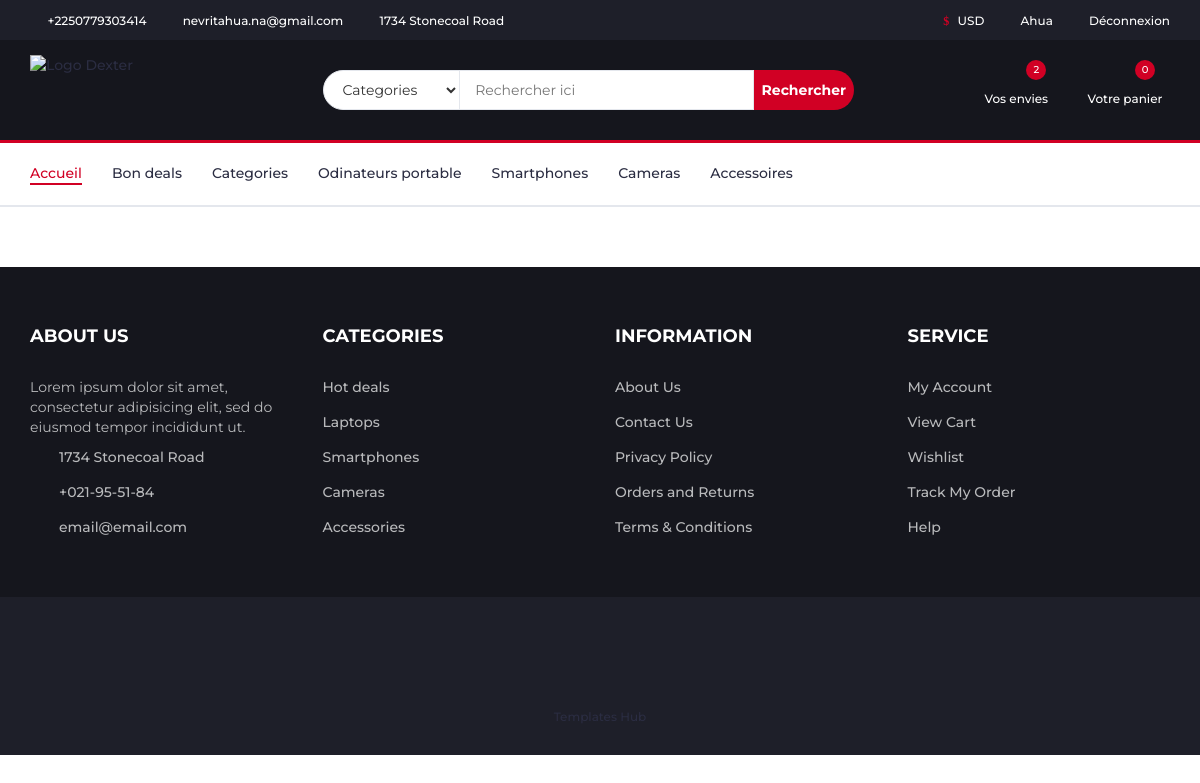
Screenshot of /cart/ (signed in) with the database file from the repository.
### accounts/models.py (models this page shows, shortened)
class Shopper(AbstractBaseUser):
    email = models.EmailField(unique=True)
    last_name = models.CharField("Nom", max_length=30)
    first_name = models.CharField("Prénoms", max_length=100)
    telephone = PhoneNumberField()
    gender = models.CharField(max_length=10)
    birthdate = models.DateField(default=timezone.now)
    date_joined = models.DateTimeField(default=timezone.now)
    last_login = models.DateTimeField(default=timezone.now)
    is_admin = models.BooleanField(default=False)
    is_active = models.BooleanField(default=True)
    is_staff = models.BooleanField(default=False)
    is_superadmin = models.BooleanField(default=False)
    objects = CustomUserManager()
    USERNAME_FIELD = 'email'
    REQUIRED_FIELDS = [
        'last_name',
        'first_name',
        'telephone',
        'gender',
        'birthdate'
    ]
    @property
    def is_staff(self):
        "Is the user a member of staff?"
        return self.is_admin

### store/models.py (models this page shows, shortened)
class WishList(models.Model):
    user = models.OneToOneField(AUTH_USER_MODEL, on_delete=models.CASCADE)
    products = models.ManyToManyField(Product)

class Cart(models.Model):
    user = models.OneToOneField(AUTH_USER_MODEL, on_delete=models.CASCADE)
    orders = models.ManyToManyField(Order)

### store/views.py (the view)
# urls.py: path('cart/', views.cart, name='cart'),
def cart(request):
    cart = get_object_or_404(Cart, user=request.user)
    return render(request, 'home/page/cart.html', context={"orders": cart.orders.all()})

### templates/home/page/cart.html (shortened to what this page needs)
{% extends "panel/base.html" %}
{% load static %}
{% block content %}
{% include "panel/header.html" %}
<div class="section">
</div>
{% include "panel/footer.html" %} {% endblock content %}

### templates/panel/header.html (shortened to what this page needs)
{% load static %}
<header>
    {% if request.path != '/cart/checkout/' %}
    <div id="top-header">
        <div class="container">
            <ul class="header-links pull-left">
                <li><a href="#"><i class="fa fa-phone"></i> {{ user.telephone }} </a></li>
                <li><a href="#"><i class="fa fa-envelope-o"></i> {{ user.email }}</a></li>
                <li><a href="#"><i class="fa fa-map-marker"></i> 1734 Stonecoal Road</a></li>
            </ul>
            <ul class="header-links pull-right">
                <li><a href="#"><i class="fa fa-dollar"></i> USD</a></li>
                {% if user.is_authenticated %}
                <li><a href="{% url 'account-manage' %}"><i class="fa fa-user-o"></i> {{ user.last_name }} </a></li>
                <li><a href="{% url 'logout' %}"><i class="fa fa-sign-out"></i> Déconnexion </a></li>
                {% else %}
                <li><a href="{% url 'signin' %}"><i class="fa fa-user-o"></i> Se connecter</a></li>
                {% endif %}
            </ul>
        </div>
    </div>
    {% endif %}
    <div id="header">
        <div class="container">
            <div class="row">
                <div class="col-md-3">
                    <div class="header-logo">
                        <a href="{% url 'accueil' %}" class="logo">
                            <img src='{% static "images/logo.png" %}' alt="Logo Dexter">
                        </a>
                    </div>
                </div>
                {% if request.path != '/cart/checkout/' %}
                <div class="col-md-6">
                    <div class="header-search">
                        <form>
                            <select class="input-select">
                                <option value="0">Categories</option>
                            </select>
                            <input class="input" placeholder="Rechercher ici">
                            <button class="search-btn">Rechercher</button>
                        </form>
                    </div>
                </div>
                {% endif %}
                {% if request.path != '/cart/checkout/' %}
                <div class="col-md-3 clearfix">
                    <div class="header-ctn">
                        <div>
                            <a href="{% url 'wishlist' %}">
                                <i class="fa fa-heart-o"></i>
                                <span>Vos envies</span>
                                {% if user.wishlist %}
                                <div class="qty">
                                    {{ user.wishlist.products.count }}
                                </div>
                                {% else %}
                                <div class="qty">
                                    0
                                </div>
                                {% endif %}
                            </a>
                        </div>
                        <div>
                            {% if user.cart %}
                            <a href="{% url 'cart' %}">
                                <i class="fa fa-shopping-cart"></i>
                                <span>Votre panier</span>
                                <div class="qty">
                                    {{ user.cart.orders.count }}
                                </div>
                            </a>
                            {% endif %}
                        </div>
                    </div>
                </div>
                {% endif %}
            </div>
        </div>
    </div>
</header>
{% include "panel/navigation.html" %}

### templates/static/style/css/style.css (style rules this page uses)
body { font-family: 'Montserrat', sans-serif; font-weight: 400; color: #333; }
a { color: #2B2D42; font-weight: 500; -webkit-transition: 0.2s color; transition: 0.2s color; }
ul, ol { margin: 0; padding: 0; list-style: none }
.input { height: 40px; padding: 0px 15px; border: 1px solid #E4E7ED; background-color: #FFF; width: 100%; }
.input-select { padding: 0px 15px; background: #FFF; border: 1px solid #E4E7ED; height: 40px; }
.section { padding-top: 30px; padding-bottom: 30px; }
#top-header { padding-top: 10px; padding-bottom: 10px; background-color: #1E1F29; }
.header-links li { display: inline-block; margin-right: 15px; font-size: 12px; }
.header-links li:last-child { margin-right: 0px; }
.header-links li a { color: #FFF; }
.header-links li i { color: #D10024; margin-right: 5px; }
#header { padding-top: 15px; padding-bottom: 15px; background-color: #15161D; }
.header-logo { float: left; }
.header-logo .logo img { display: block; }
.header-search { padding: 15px 0px; }
.header-search form { position: relative; }
.header-search form .input-select { margin-right: -4px; border-radius: 40px 0px 0px 40px; }
.header-search form .input { width: calc(100% - 260px); margin-right: -4px; }
.header-search form .search-btn { height: 40px; width: 100px; background: #D10024; color: #FFF; font-weight: 700; border: none; border-radius: 0px 40px 40px 0px; }
.header-ctn { float: right; padding: 15px 0px; }
.header-ctn>div { display: inline-block; }
.header-ctn>div+div { margin-left: 15px; }
.header-ctn>div>a { display: block; position: relative; width: 90px; text-align: center; color: #FFF; }
.header-ctn>div>a>i { display: block; font-size: 18px; }
.header-ctn>div>a>span { font-size: 12px; }
.header-ctn>div>a>.qty { position: absolute; right: 15px; top: -10px; width: 20px; height: 20px; line-height: 20px; text-align: center; border-radius: 50%; font-size: 10px; color: #FFF; background-color: #D10024; }

### rows the page displays
Shopper: telephone "+2250779303414", email "nevritahua.na@gmail.com", last_name "Ahua", wishlist.products.count "2", cart.orders.count "0"
